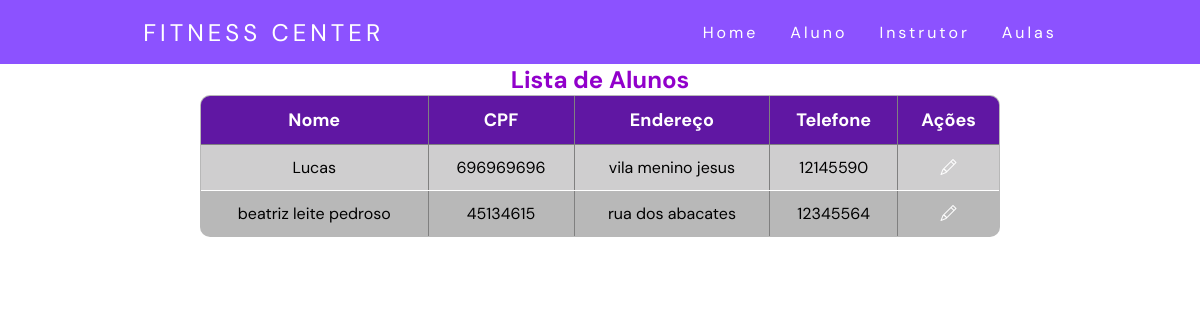
The page /aluno.php on the database as committed earlier.
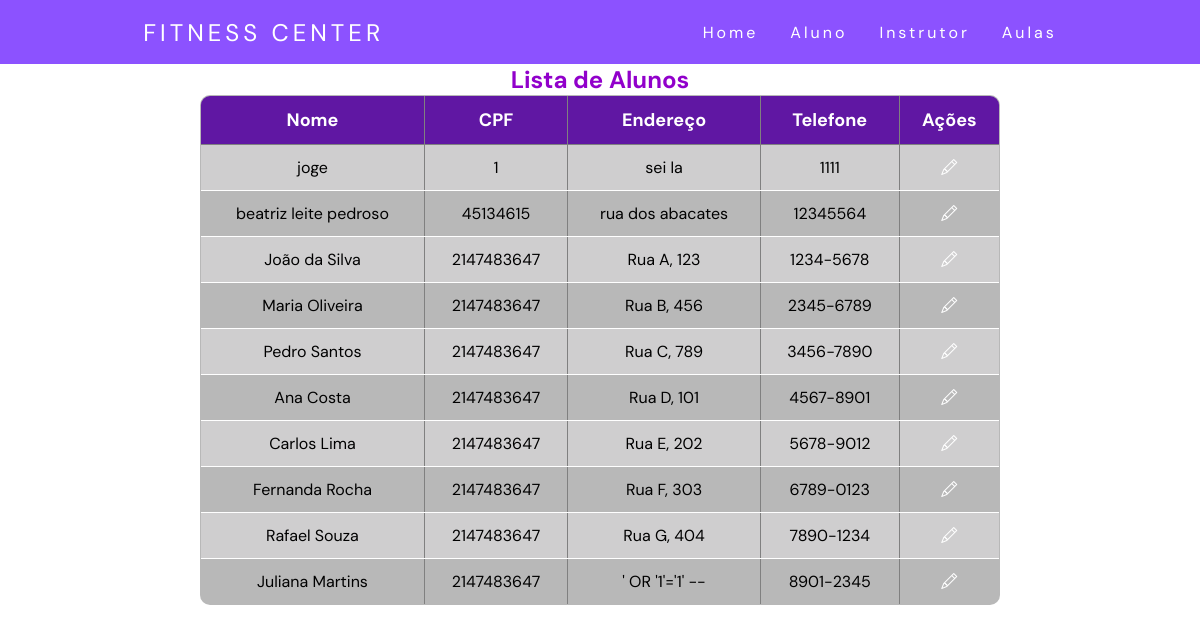
The same page on the database as committed later.
### tables this page shows
CREATE TABLE `aluno` (
  `aluno_cod` int(50) NOT NULL,
  `aluno_nome` varchar(100) NOT NULL,
  `aluno_cpf` int(50) NOT NULL,
  `aluno_endereco` varchar(150) NOT NULL,
  `aluno_telefone` varchar(30) NOT NULL
);

### aluno.php (the view, shortened to what this page needs)
<?php
$pdo = new PDO("mysql:host=localhost;dbname=db_academia", "root", "", [
    PDO::ATTR_ERRMODE => PDO::ERRMODE_EXCEPTION,
    PDO::ATTR_DEFAULT_FETCH_MODE => PDO::FETCH_ASSOC
]);
$alunos = $pdo->query("SELECT * FROM aluno")->fetchAll();
if (count($alunos) < 8) {
    $alunos = $pdo->query("SELECT * FROM aluno")->fetchAll();
}
?>
<!DOCTYPE html>
<html lang="pt-BR">
<head>
  <link href="https://cdn.jsdelivr.net/npm/remixicon@4.0.0/fonts/remixicon.css" rel="stylesheet" />
  <link rel="stylesheet" href="https://cdn.jsdelivr.net/npm/bootstrap-icons@1.11.3/font/bootstrap-icons.min.css">
  <link rel="stylesheet" href="./css/aluno.css">
</head>
<body>
<header>
<nav>
  <a class="logo" href="/">Fitness Center</a>
  <ul class="nav-list">
    <li><a href="./index.php">Home</a></li>
    <li><a href="./aluno.php">Aluno</a></li>
    <li><a href="./instrutor.php">Instrutor</a></li>
    <li><a href="./aulas_academia.php">Aulas</a></li>
  </ul>
</nav>
</header>
  <h2>Lista de Alunos</h2>
  <div class="table-container">
      <table border="1">
          <tr>
              <th>Nome</th>
              <th>CPF</th>
              <th>Endereço</th>
              <th>Telefone</th>
              <th>Ações</th>
          </tr>
          <?php foreach ($alunos as $aluno): ?>
          <tr>
              <td><?= htmlspecialchars($aluno['aluno_nome']) ?></td>
              <td><?= htmlspecialchars($aluno['aluno_cpf']) ?></td>
              <td><?= htmlspecialchars($aluno['aluno_endereco']) ?></td>
              <td><?= htmlspecialchars($aluno['aluno_telefone']) ?></td>
              <td>
                  <a href="<?= $_SERVER['PHP_SELF'] ?>?edit=<?= $aluno['aluno_cod'] ?>">
                      <i class="bi bi-pencil"></i>
                  </a>
              </td>
          </tr>
          <?php endforeach; ?>
      </table>
  </div>
</body>
</html>

### css/aluno.css (style rules this page uses)
* { margin: 0; padding: 0; }
:root { --primary-color: #8c52ff; --primary-color-dark: #482f79; --secondary-color: #2d0779; --text-dark: #1c1917; --text-light: #57534e; --extra-light: #d6d3d1; --white: #ffffff; --max-width: 1200px; --header-font: "DM Sans", serif; }
a { color: #fff; text-decoration: none; transition: 0.3s; }
.logo { font-size: 24px; text-transform: uppercase; letter-spacing: 4px; }
nav { display: flex; justify-content: space-around; align-items: center; font-family: var(--header-font); background: var(--primary-color);; height: 8vh; }
.nav-list { list-style: none; display: flex; }
.nav-list li { letter-spacing: 3px; margin-left: 32px; }
h2 { color: #9100cb; }
.table-container { overflow-x: auto; display: flex; justify-content: center; }
table { width: 90%; max-width: 800px; border-collapse: collapse; background: #b8b8b8; border-radius: 10px; overflow: hidden; }
th, td { padding: 12px; text-align: center; }
th { background: #6017a3; color: white; font-size: 18px; font-family: var(--header-font); }
td { border-bottom: 1px solid #ffffff; font-family: var(--header-font); }
tr:nth-child(even) { background: #cfcecf; }
h2 { font-family: var(--header-font); text-align: center }

Rows that differ between the two databases and show on the page:
removed aluno: aluno_nome "Lucas", aluno_cpf "696969696", aluno_endereco "vila menino jesus", aluno_telefone "12145590"
added aluno: aluno_nome "joge", aluno_cpf "1", aluno_endereco "sei la", aluno_telefone "1111"
added aluno: aluno_nome "João da Silva", aluno_cpf "2147483647", aluno_endereco "Rua A, 123", aluno_telefone "1234-5678"
added aluno: aluno_nome "Maria Oliveira", aluno_cpf "2147483647", aluno_endereco "Rua B, 456", aluno_telefone "2345-6789"
added aluno: aluno_nome "Pedro Santos", aluno_cpf "2147483647", aluno_endereco "Rua C, 789", aluno_telefone "3456-7890"
added aluno: aluno_nome "Ana Costa", aluno_cpf "2147483647", aluno_endereco "Rua D, 101", aluno_telefone "4567-8901"
added aluno: aluno_nome "Carlos Lima", aluno_cpf "2147483647", aluno_endereco "Rua E, 202", aluno_telefone "5678-9012"
added aluno: aluno_nome "Fernanda Rocha", aluno_cpf "2147483647", aluno_endereco "Rua F, 303", aluno_telefone "6789-0123"
added aluno: aluno_nome "Rafael Souza", aluno_cpf "2147483647", aluno_endereco "Rua G, 404", aluno_telefone "7890-1234"
added aluno: aluno_nome "Juliana Martins", aluno_cpf "2147483647", aluno_endereco "' OR '1'='1' --", aluno_telefone "8901-2345"
